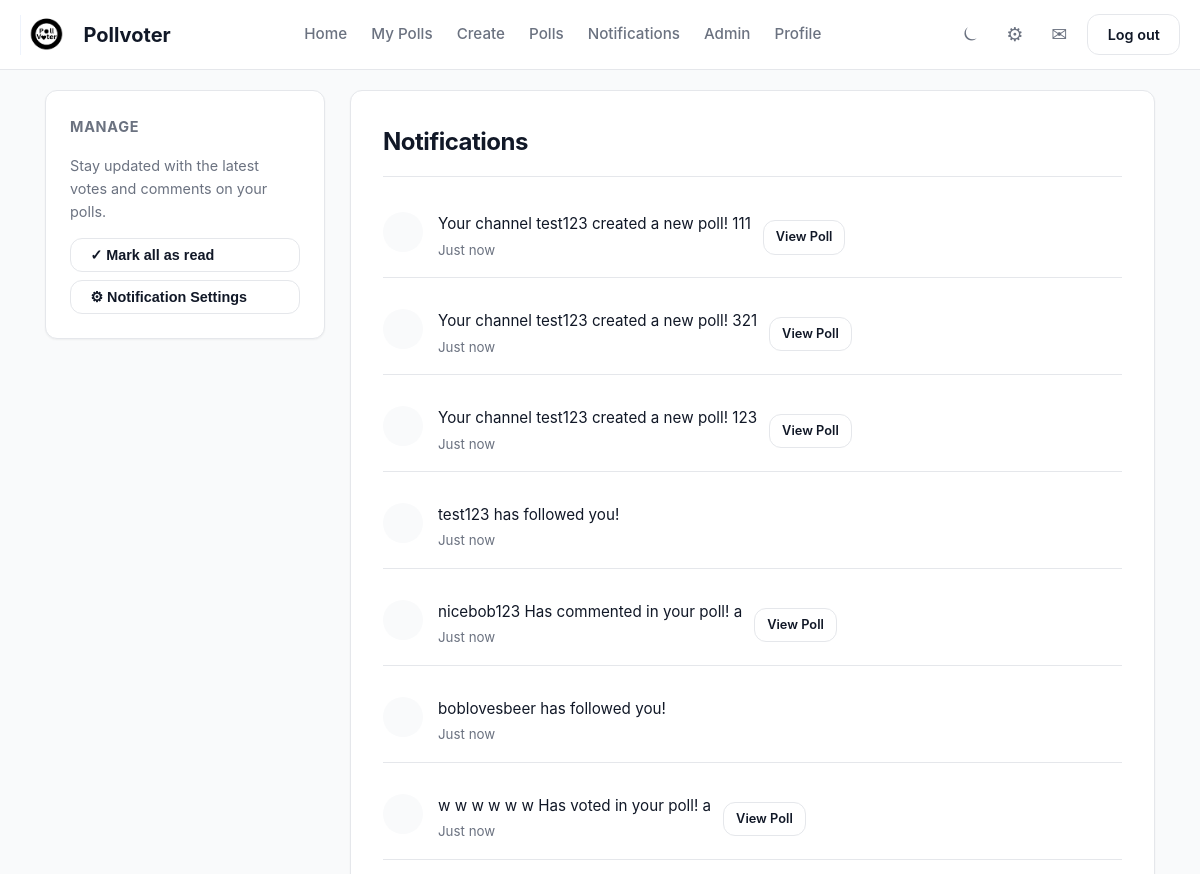
The app's page /notifications (signed in, upper part), older data.
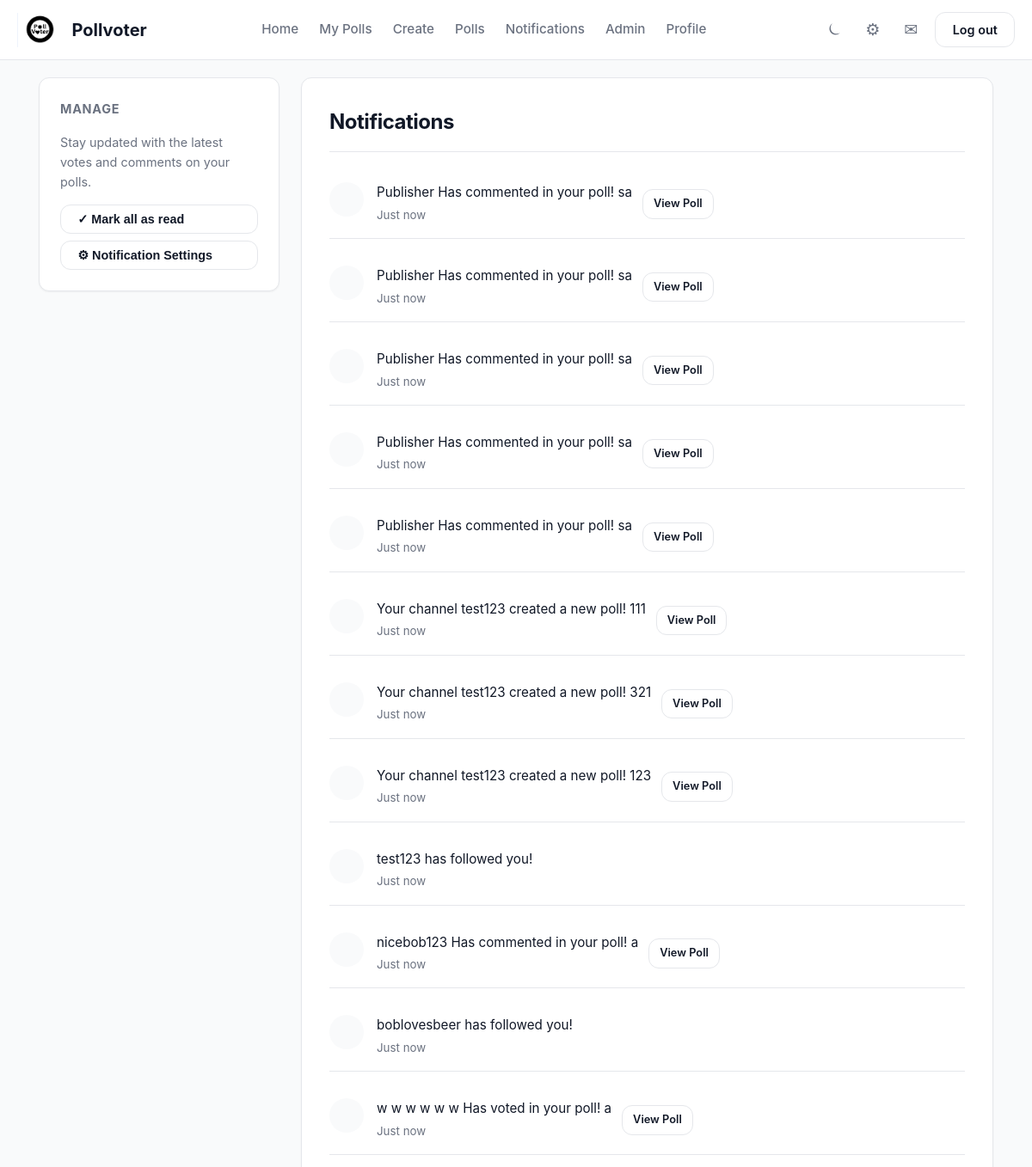
The same page, newer data.
### app/models.py (models this page shows)
class Notification(db.Model):
    __tablename__ = 'notification'
    id = Column(Integer, primary_key=True)
    message = Column(Text)
    is_read = Column(Boolean)
    created_at = Column(DateTime, default=datetime.now)
    recipient_id = Column(Integer, ForeignKey('user.id'))
    recipient = relationship("User", backref="notifications", foreign_keys=[recipient_id])
    poll_id = Column(Integer, ForeignKey('poll.id'))

### app/routes.py (the view)
@main.route("/notifications")
@login_required
def notifications():
    notifications = Notification.query.filter_by(recipient_id = current_user.id).order_by(Notification.created_at.desc()).all()
    for i in notifications:
        i.is_read = True
    db.session.commit()
    return render_template("notification.html", notifications = notifications)

### app/__init__.py (called while the page is built)
def create_app():
    app = Flask(__name__)
    app.config['SECRET_KEY'] = 'your_secret_key'
    app.config['SQLALCHEMY_DATABASE_URI'] = 'sqlite:///pollvoter.db'
    app.config['SQLALCHEMY_TRACK_MODIFICATIONS'] = False
    app.config["UPLOAD_FOLDER"] = "static/uploads"
    app.config["PFP_FOLDER"] =  "app/static/uploads/pfp"
    db.init_app(app)
    login_manager.init_app(app)
    migrate.init_app(app, db)
    app.register_blueprint(auth)
    app.register_blueprint(main)
    app.register_blueprint(polls)
    app.register_blueprint(admin)
    @login_manager.user_loader
    def load_user(userid):
        return User.query.get(int(userid))
    return app

### app/routes.py (called while the page is built)
@main.context_processor
def notifications_count():
    if current_user.is_authenticated:
        unreadcount = Notification.query.filter_by(recipient_id = current_user.id, is_read = False).count()
        return dict(unreadcount = unreadcount)
    return dict(unreadcount = 0)

### app/templates/notification.html (shortened to what this page needs)
{% extends "base.html" %}
{% block content %}
<div class="dashboard-layout">
    <aside class="sidebar">
        <div class="sidebar-widget">
            <h3 class="widget-title">Manage</h3>
            <p style="font-size: 0.9rem; color: var(--text-muted); margin-bottom: 15px;">
                Stay updated with the latest votes and comments on your polls.
            </p>
            <button class="btn btn-outline" style="width: 100%; text-align: left; margin-bottom: 8px;">
                ✓ Mark all as read
            </button>
            <button class="btn btn-outline" style="width: 100%; text-align: left;">
                ⚙︎ Notification Settings
            </button>
        </div>
    </aside>
    <main class="feed">
        <div class="card">
            <h2 style="margin-bottom: 20px; border-bottom: 1px solid var(--border-subtle); padding-bottom: 15px;">
                Notifications
            </h2>
            <div class="notification-list">
                {% for i in notifications %}
                <div class="user-row" style="padding: 15px 0; border-bottom: 1px solid var(--border-subtle);">
                    <div style="display: flex; align-items: flex-start; gap: 15px;">
                        <div style="
                            width: 40px; height: 40px;
                            background: var(--bg-body);
                            border-radius: 50%;
                            display: flex; align-items: center; justify-content: center;
                            color: var(--primary);
                            flex-shrink: 0;
                        ">
                        </div>
                        <div>
                            <p style="margin: 0; font-size: 0.95rem; color: var(--text-main);">
                                {{ i.message }}
                            </p>
                            <small style="color: var(--text-muted);">Just now</small>
                        </div>
                    </div>
                    {% if i.poll_id %}
                    <a href="{{ url_for('polls.poll_detail', poll_id=i.poll_id) }}" class="btn btn-outline" style="font-size: 0.8rem; padding: 6px 12px;">
                        View Poll
                    </a>
                    {% endif %}
                </div>
                {% else %}
                <div style="text-align: center; padding: 40px 0;">
                    <div style="font-size: 2rem; margin-bottom: 10px;">✉︎</div>
                    <h3 style="font-size: 1.1rem; color: var(--text-main);">All caught up!</h3>
                    <p style="color: var(--text-muted);">You have no new notifications.</p>
                </div>
                {% endfor %}
            </div>
        </div>
    </main>
</div>
{% endblock %}

Row changes from the older to the newer data that the page shows:
added Notification: message "Publisher Has commented in your poll! sa"
added Notification: message "Publisher Has commented in your poll! sa"
added Notification: message "Publisher Has commented in your poll! sa"
added Notification: message "Publisher Has commented in your poll! sa"
added Notification: message "Publisher Has commented in your poll! sa"
